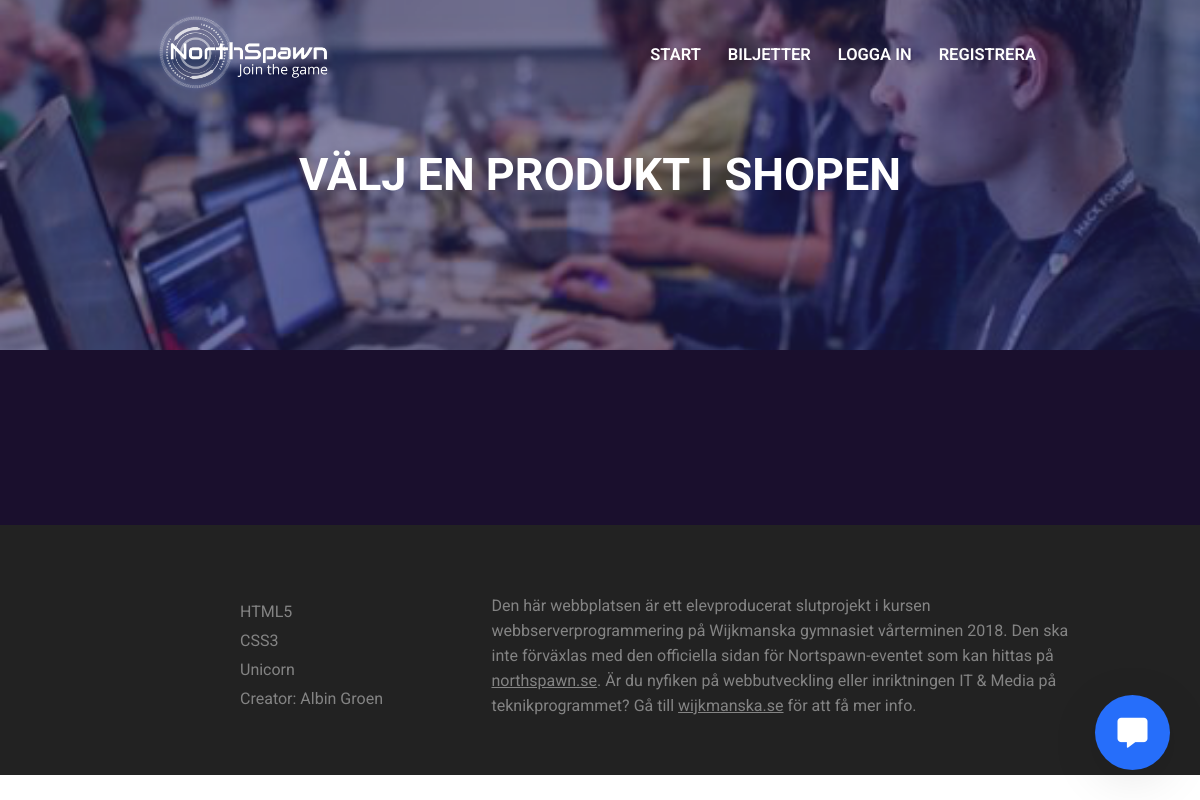
Page /index.php?pageid=products on the earlier database version.
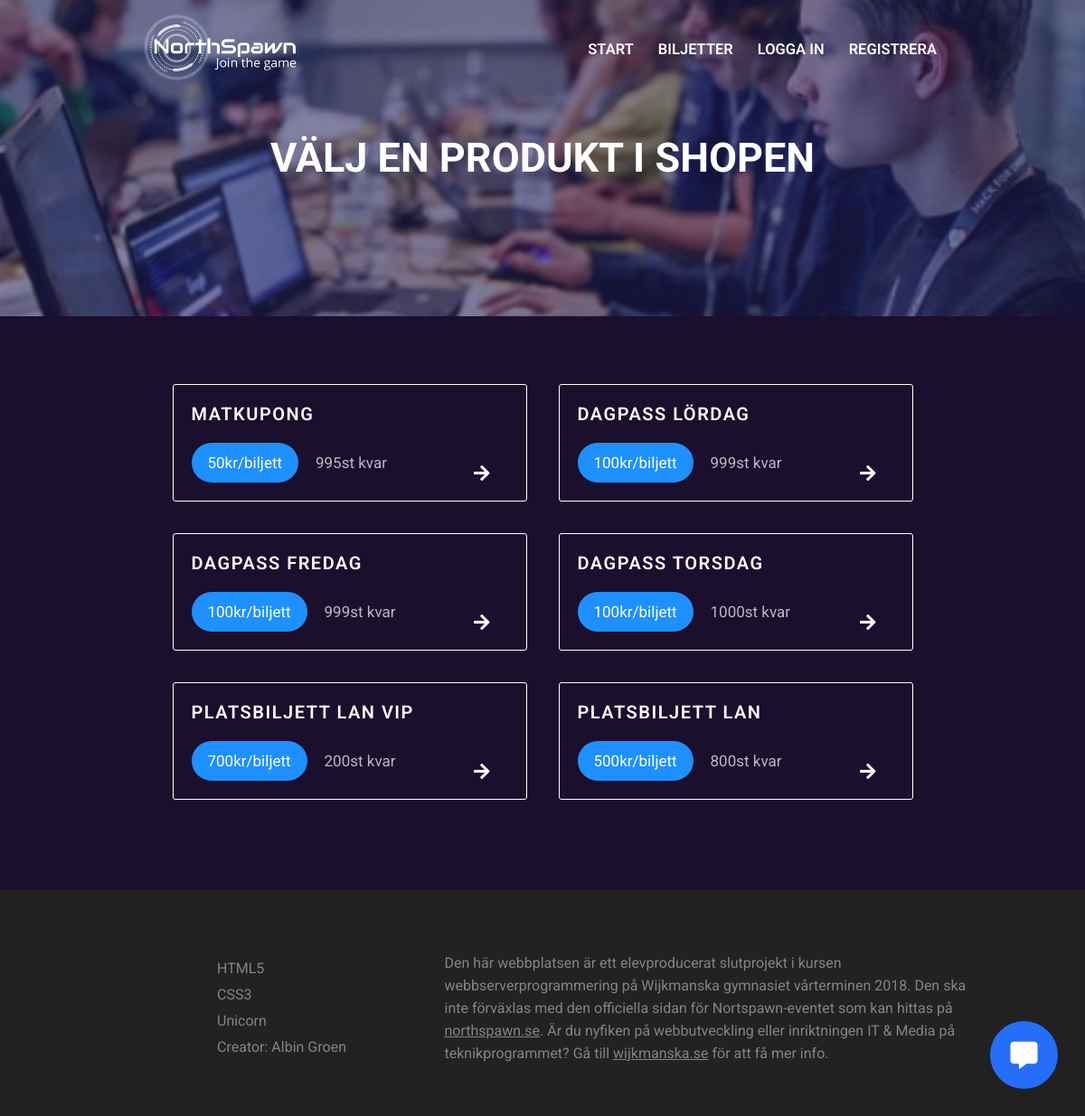
Same page on the later database version.
### tables this page shows
CREATE TABLE products (product_id INTEGER PRIMARY KEY AUTOINCREMENT NOT NULL UNIQUE, product_name VARCHAR UNIQUE NOT NULL, product_cost INTEGER, product_stock INTEGER, product_desc VARCHAR);

### index.php (called while the page is built, shortened)
<?php
	if(empty($_GET['pageid']))
	{
    $pageid = "landing";
	}
	else
	{
    $pageid = htmlspecialchars($_GET['pageid']);
  }
  require("incs/header/header.php");
  ?>
  <?php
  require("pages/{$pageid}/{$pageid}.php");
  require("incs/feedBackModal/feedBackModal.php");
  require("incs/footer/footer.php");
  ?>

### pages/products/products.php (the view, shortened to what this page needs)
<?php
    $stmtProducts = $db->prepare("SELECT * FROM products");
    $stmtProducts->execute();
?>
<div class="content">
    <div class="products">
    <?php
        while($product = $stmtProducts->fetch()){
            echo <<<PRODUCT
            <div class="product" >
                <form method="post" action="index.php?pageid=cart" >
                <h2>{$product['product_name']}</h2>
                <h3>{$product['product_cost']}kr/biljett</h3>
                <h3>{$product['product_stock']}st kvar</h3>
                    <input type="hidden" name="product" value={$product['product_name']}>
                    <input type="hidden" name="product_id" value={$product['product_id']}>
                    <input type="hidden" name="product_cost" value={$product['product_cost']}>
                    <button></button>
                </form>
                <i class="fas fa-arrow-right"></i>
            </div>
PRODUCT;
        }
    ?>
    </div>
</div>

### incs/header/header.php (shortened to what this page needs)
<?php
  if(!isset($_GET['pageid'])){
    $title = "Lan. E-sport. Gaming. Hackathon. Expo. Välkommen till Northspawn";
    $header = "700";
  } elseif ($_GET['pageid'] === 'landing') {
    $title = "Lan. E-sport. Gaming. Hackathon. Expo. Välkommen till Northspawn";
    $header = "700";
  } elseif ($_GET['pageid'] === 'login') {
    $title = "Logga in på Northspawn";
    $header = "350";
  } elseif ($_GET['pageid'] === 'register') {
    $title = "Registrera hos Northspawn";
    $header = "350";
  }  elseif ($_GET['pageid'] === 'feedback') {
    $title = "Northspawn - feedback";
    $header = "350";
  } elseif ($_GET['pageid'] === 'products') {
    $title = "Välj en produkt i shopen";
    $header = "350";
  } elseif ($_GET['pageid'] === 'cart') {
    $title = "Northspawn - Kundvagn";
    $header = "350";
  } elseif ($_GET['pageid'] === 'orders') {
    $title = "Northspawn - Ordrar";
    $header = "250";
  } elseif ($_GET['pageid'] === 'products') {
    $title = "Northspawn - Biljetter";
    $header = "250";
  } elseif ($_GET['pageid'] === 'checkout') {
    $title = "Northspawn - Köp genomfört";
    $header = "300";
  } elseif ($_GET['pageid'] === 'addNews') {
    $title = "Northspawn - Lägg till nyhet";
    $header = "300";
  } elseif ($_GET['pageid'] === 'profile') {
    $title = "Northspawn - Din profil";
    $header = "300";
  }
?>
<!DOCTYPE html>
<html lang="sv">
<head>
  <link rel="stylesheet" href="https://use.fontawesome.com/releases/v5.0.12/css/solid.css">
  <link rel="stylesheet" href="https://use.fontawesome.com/releases/v5.0.12/css/fontawesome.css">
</head>
<body>
<nav>
  <ul>
    <div class="left">
      <a href="index.php">
        <img class="logo" src="./imgs/logo_jointhegame_vit.png" alt="Logotyp">
      </a>
    </div>
    <div class="right" >
      <li><a href="index.php">Start</a></li>
      <li><a href="index.php?pageid=products">Biljetter</a></li>
    <?php
      if(!empty($_SESSION['user'])){
        echo <<<MESSAGE
        <li><a href="index.php?pageid=cart">Kundvagn</a></li>
        <li><a href="index.php?pageid=landing&logout=true">Logga ut</a></li>
        <li class="message" ><a href="index.php?pageid=profile">Välkommen {$displayUser}</a></li>
MESSAGE;
        if(!empty($_SESSION['admin'])){
          if($_SESSION['admin'] === 'TRUE'){
            echo <<<EXTRA
            <li><i id="menuBtn" class="fas fa-caret-square-down"></i></li>
            <li><i id="closeBtn" class="fas fa-minus-square"></i></li>
            <div id="menu">
              <ul>
                <li><a href=index.php?pageid=orders>Se ordrar</a></li>
                <li><a href="index.php?pageid=addNews">Lägg till nyhet</a></li>
                <li><a href="index.php?pageid=feedback">Se feedback</a></li>
              </ul>
            </div>
EXTRA;
          } else {
            echo "<a href=index.php?pageid=profile><div class=thumbnail></div></a>";
          }
        }
      } else {
        echo <<<CONTENT
        <li><a href=index.php?pageid=login>Logga in</a></li>
        <li><a href="index.php?pageid=register">Registrera</a></li>
CONTENT;
      }
    ?>
    </div>
  </ul>
</nav>
<div class="header" style="min-height: <?php echo $header; ?>px" >
  <h1><?php echo $title; ?></h1>
</div>

### incs/feedbackModal/feedbackModal.php (shortened to what this page needs)
<div onClick="openWindow()" id="chatWindowBtn"><i class="fas fa-comment-alt"></i></div>

### incs/footer/footer.php (shortened to what this page needs)
<div class="footer" >
  <ul class="left" >
    <li><a target="_blank" href="http://validator.w3.org/check/referer">HTML5</a></li>
    <li><a target="_blank" href="http://jigsaw.w3.org/css-validator/check/referer?profile=css3">CSS3</a></li>
    <li><a target="_blank" href="http://validator.w3.org/unicorn/check?ucn_uri=referer&amp;ucn_task=conformance">Unicorn</a></li>
    <li><a target="_blank" href="http://www.albingroen.se">Creator: Albin Groen</a></li>
  </ul>
  <ul class="center">
    <li><p id="about">Den här webbplatsen är ett elevproducerat slutprojekt i kursen webbserverprogrammering på Wijkmanska gymnasiet vårterminen 2018. Den ska inte förväxlas med den officiella sidan för Nortspawn-eventet som kan hittas på <a target="_blank" href="https://www.northspawn.se/">northspawn.se</a>. Är du nyfiken på webbutveckling eller inriktningen IT & Media på teknikprogrammet? Gå till <a target="_blank" href="http://www1.vasteras.se/wijkmanska">wijkmanska.se</a> för att få mer info.</p></li>
  </ul>
</div>
</body>
</html>

Differences in the rows shown:
added products: product_name "MATKUPONG", product_cost "50", product_stock "995"
added products: product_name "DAGPASS LÖRDAG", product_cost "100", product_stock "999"
added products: product_name "DAGPASS FREDAG", product_cost "100", product_stock "999"
added products: product_name "DAGPASS TORSDAG", product_cost "100", product_stock "1000"
added products: product_name "PLATSBILJETT LAN VIP", product_cost "700", product_stock "200"
added products: product_name "PLATSBILJETT LAN", product_cost "500", product_stock "800"
